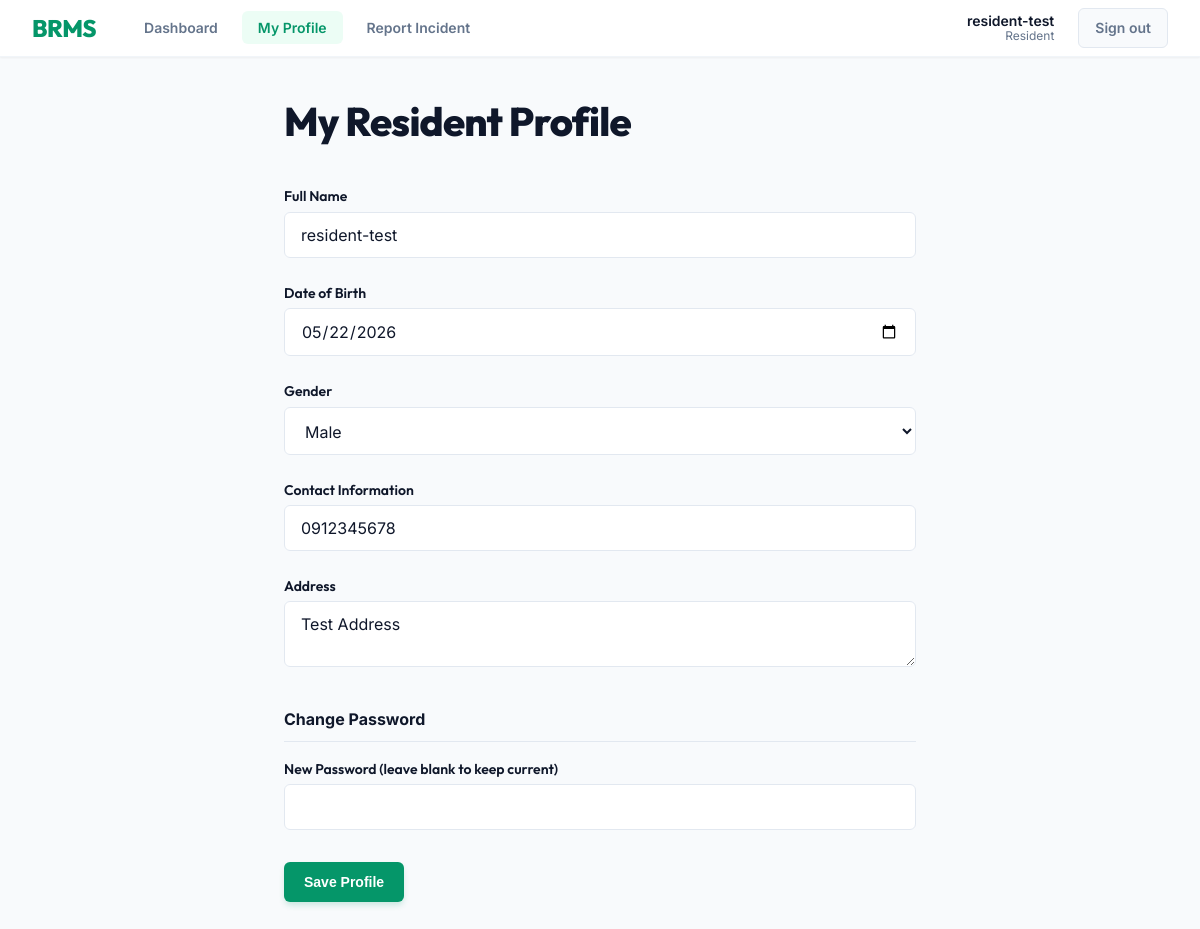
The app's page /profile.php (signed in) with its own data.
### tables this page shows
CREATE TABLE `tbl_residents` (
  `resident_id` int(11) NOT NULL,
  `resident_name` varchar(100) DEFAULT NULL,
  `date_of_birth` date DEFAULT NULL,
  `gender` varchar(20) DEFAULT NULL,
  `contact_information` varchar(100) DEFAULT NULL,
  `address` varchar(255) DEFAULT NULL,
  `user_id` int(11) DEFAULT NULL
);

### profile.php (the view, shortened to what this page needs)
<?php
include 'db.php';
$user_id = $_SESSION['user_id'];
$query = mysqli_query($conn, "SELECT * FROM tbl_residents WHERE user_id = $user_id");
$resident = mysqli_fetch_assoc($query);
?>
<!DOCTYPE html>
<html lang="en">
<head>
    <link rel="stylesheet" href="style.css">
</head>
<body>
    <?php include 'navbar.php'; ?>
    <div class="page-shell page-shell--narrow page-content">
        <div class="page-header">
            <h1>My Resident Profile</h1>
        </div>
        <form method="POST" action="">
            <div class="form-group">
                <label class="form-label" for="resident_name">Full Name</label>
                <input type="text" id="resident_name" name="resident_name" class="form-control" value="<?php echo $resident ? htmlspecialchars($resident['resident_name']) : htmlspecialchars($_SESSION['full_name']); ?>" required>
            </div>
            <div class="form-group">
                <label class="form-label" for="date_of_birth">Date of Birth</label>
                <input type="date" id="date_of_birth" name="date_of_birth" class="form-control" value="<?php echo $resident ? $resident['date_of_birth'] : ''; ?>" required>
            </div>
            <div class="form-group">
                <label class="form-label" for="gender">Gender</label>
                <select id="gender" name="gender" class="form-select" required>
                    <option value="Male" <?php if($resident && $resident['gender']=='Male') echo 'selected'; ?>>Male</option>
                </select>
            </div>
            <div class="form-group">
                <label class="form-label" for="contact_information">Contact Information</label>
                <input type="text" id="contact_information" name="contact_information" class="form-control" value="<?php echo $resident ? htmlspecialchars($resident['contact_information']) : ''; ?>" required>
            </div>
            <div class="form-group">
                <label class="form-label" for="address">Address</label>
                <textarea id="address" name="address" class="form-control" required><?php echo $resident ? htmlspecialchars($resident['address']) : ''; ?></textarea>
            </div>
            <div style="margin-top: 2rem; font-weight: bold; border-bottom: 1px solid var(--color-border); padding-bottom: 0.5rem; margin-bottom: 1rem;">Change Password</div>
            <div class="form-group">
                <label class="form-label" for="new_password">New Password (leave blank to keep current)</label>
                <input type="password" id="new_password" name="new_password" class="form-control">
            </div>
            <div style="display:flex; gap: 1rem; margin-top: 2rem;">
                <button type="submit" class="btn-accent">Save Profile</button>
            </div>
        </form>
    </div>
</body>
</html>

### style.css (style rules this page uses)
:root { --color-primary: #059669; --color-primary-hover:#047857; --color-primary-light:#ecfdf5; --color-accent: #f59e0b; --color-accent-hover: #d97706; --color-accent-light: #fffbeb; --color-surface: #f8fafc; --color-surface-alt: #ffffff; --color-text: #0f172a; --color-text-muted: #64748b; --color-border: #e2e8f0; --color-border-light: #f1f5f9; --color-danger: #ef4444; --color-danger-soft: #fef2f2; --color-warning: #eab308; --color-warning-soft: #fefce8; --color-success: #10b981; --color-success-soft: #ecfdf5; --color-info: #3b82f6; --color-info-soft: #eff6ff; --space-xs: 0.25rem; --space-sm: 0.5rem; --space-md: 1rem; --space-lg: 1.5rem; --space-xl: 2rem; --space-2xl: 3rem; --space-3xl: 4rem; --font-heading: 'Outfit', system-ui, sans-serif; --font-body: 'Inter', system-ui, sans-serif; --text-xs: 0.75rem; --text-sm: 0.875rem; --text-base: 1rem; --text-md: 1.125rem; --text-lg: 1.5rem; --text-xl: 2rem; --text-2xl: 2.5rem; --radius-sm: 6px; --radius-md: 12px; --radius-lg: 16px; --radius-xl: 24px; --shadow-sm: 0 1px 2px 0 rgb(0 0 0 / 0.05); --shadow-md: 0 4px 6px -1px rgb(0 0 0 / 0.1), 0 2px 4px -2px rgb(0 0 0 / 0.1); --shadow-lg: 0 10px 15px -3px rgb(0 0 0 / 0.1), 0 4px 6px -4px rgb(0 0 0 / 0.1); --ease-out: cubic-bezier(0.16, 1, 0.3, 1); --duration: 200ms; }
*, *::before, *::after { box-sizing: border-box; }
body { font-family: var(--font-body); font-size: var(--text-base); color: var(--color-text); background-color: var(--color-surface); line-height: 1.6; -webkit-font-smoothing: antialiased; margin: 0; padding: 0; }
h1, h2, h3, h4, h5, h6 { font-family: var(--font-heading); color: var(--color-text); margin-top: 0; }
.page-shell { max-width: 1200px; margin: 0 auto; padding: var(--space-xl) var(--space-lg); }
.page-shell--narrow { max-width: 680px; }
.page-header { display: flex; align-items: center; justify-content: space-between; margin-bottom: var(--space-xl); gap: var(--space-md); }
.page-header h1 { font-size: var(--text-2xl); font-weight: 800; margin: 0; letter-spacing: -0.02em; color: var(--color-text); }
.btn-accent { display: inline-flex; align-items: center; gap: var(--space-xs); background-color: var(--color-primary); color: white; border: none; padding: 0.75rem 1.25rem; border-radius: var(--radius-sm); font-size: var(--text-sm); font-weight: 600; cursor: pointer; text-decoration: none; transition: all var(--duration) var(--ease-out); box-shadow: 0 4px 6px -1px rgb(5 150 105 / 0.2); }
.form-group { margin-bottom: var(--space-lg); }
.form-label { display: block; font-family: var(--font-heading); font-weight: 600; font-size: var(--text-sm); color: var(--color-text); margin-bottom: var(--space-xs); }
.form-control, .form-select { width: 100%; font-family: var(--font-body); font-size: var(--text-base); padding: 0.75rem 1rem; border: 1px solid var(--color-border); border-radius: var(--radius-sm); background-color: var(--color-surface-alt); color: var(--color-text); transition: all var(--duration) var(--ease-out); }
.page-content { animation: fadeSlideUp 400ms var(--ease-out) both; }

### records on screen
tbl_residents: resident_name "resident-test", date_of_birth "05/22/2026", gender "Male", contact_information "0912345678", address "Test Address"

### other values on screen
$_SESSION['full_name'] "resident-test"
$_SESSION['role'] "Resident"
